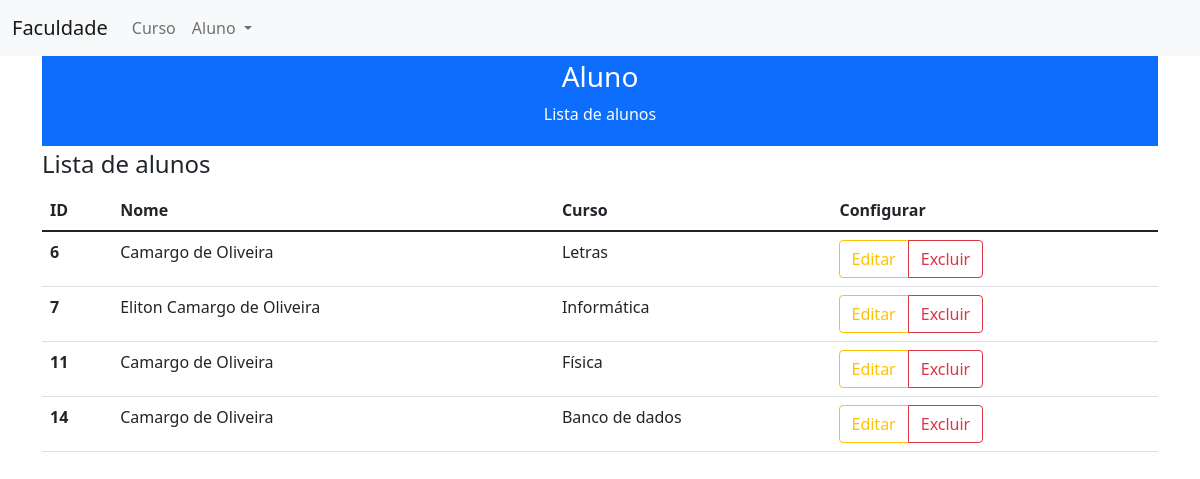
Screenshot of /?aluno=listar with the database file from the repository.
### tables this page shows
CREATE TABLE IF NOT EXISTS `aluno` (
  `id` int NOT NULL AUTO_INCREMENT,
  `nome` varchar(50) NOT NULL,
  `fk_curso` int DEFAULT NULL,
  PRIMARY KEY (`id`),
  KEY `fk_curso` (`fk_curso`)
);

CREATE TABLE IF NOT EXISTS `curso` (
  `id` int NOT NULL AUTO_INCREMENT,
  `nome` varchar(50) NOT NULL,
  PRIMARY KEY (`id`)
);

### class/Aluno.php (called while the page is built, shortened)
<?php
require_once 'Conexao.php';
class Aluno{
    public function consultarTodos(){
        $cx = new Conexao();
        $cmdSql = 'CALL p_alunoConsultarTodos();';
        $result = $cx->select($cmdSql,[]);
        if($result->rowCount()){
            return $result->fetchAll(PDO::FETCH_CLASS, 'Aluno');
        }
        return false;
    }
}

### class/Conexao.php (called while the page is built, shortened)
<?php
class Conexao {
    private function connect(){
        try {
            $pdo = new PDO('mysql:host='.HOST.';port='.PORT.';dbname='.DBNAME,USERNAME,PASSWORD);
            $pdo->setAttribute(PDO::ATTR_ERRMODE, PDO::ERRMODE_EXCEPTION);
            return $pdo;
        }catch(PDOException $error){
            $this->error = $error;
        }
    }
    public function select($cmdSql,$arrayDados){
        try{
            $result = $this->connect()->prepare($cmdSql);
            $result->execute($arrayDados);
            $countRows = $result->rowCount();
            if($countRows){
                return $result;
            }
        }catch(PDOException $error){
            $this->error = $error;
        }
        return FALSE;
    }
}

### includes/aluno/alunoListar.php (the view, shortened to what this page needs)
<?php
  require_once 'class/Aluno.php';
  $aluno = new Aluno();
  $listaDeAlunos = $aluno->consultarTodos();
?>
<div class="container-fluid p-1 bg-primary text-white text-center">
  <h3>Aluno</h3>
  <p>Lista de alunos</p>
</div>
<fieldset>
    <legend>Lista de alunos</legend>
    <table class="table">
        <thead>
            <tr>
                <th scope="col">ID</th>
                <th scope="col">Nome</th>
                <th scope="col">Curso</th>
                <th scope="col">Configurar</th>
            </tr>
        </thead>
        <tbody>
          <?php
            if($listaDeAlunos){
              foreach ($listaDeAlunos as $aluno) {
               print "
                <tr>
                  <th scope='row'>{$aluno->id}</th>
                  <td>{$aluno->nome}</td>
                  <td>{$aluno->curso}</td>
                  <td>
                  <div class='btn-group' role='group' aria-label='Basic checkbox toggle button group'>
                    <input type='checkbox' class='btn-check' id='btncheck1' autocomplete='off'>
                    <a class='btn btn-outline-warning' for='btncheck1'>Editar</a>
                    <input type='checkbox' class='btn-check' id='btncheck2' autocomplete='off'>
                    <a class='btn btn-outline-danger' for='btncheck2' href='?".$_SERVER['QUERY_STRING']."&excluir={$aluno->id}'>Excluir</a>
                  </div>
                  </td>
                </tr>
                ";
              }
            }
          ?>
        </tbody>
    </table>
</fieldset>

### index.php (shortened to what this page needs)
<!DOCTYPE html>
<html lang="pt-BTR">
<head>
    <link href="https://cdn.jsdelivr.net/npm/bootstrap@5.1.3/dist/css/bootstrap.min.css" rel="stylesheet">
</head>
<body>
    <?php
        require_once "includes/menu.php";
        require_once "includes/container_include.php";
    ?>
</body>
</html>

### includes/menu.php (shortened to what this page needs)
<nav class="navbar navbar-expand-lg navbar-light bg-light">
  <div class="container-fluid">
    <a class="navbar-brand" href="#">Faculdade</a>
    <div class="collapse navbar-collapse" id="navbarSupportedContent">
      <ul class="navbar-nav me-auto mb-2 mb-lg-0">
        <li class="nav-item">
          <a class="nav-link" href="?curso">Curso</a>
        </li>
        <li class="nav-item dropdown">
          <a class="nav-link dropdown-toggle" href="#" id="navbarDropdown" role="button" data-bs-toggle="dropdown" aria-expanded="false">
            Aluno
          </a>
        </li>
      </ul>
    </div>
  </div>
</nav>

### includes/container_include.php
<div class="container">
    <?php
        if(isset($_GET['curso']))
        {
            require_once 'curso/curso.php';
        }
        elseif(isset($_GET['aluno'])){
            $aluno = $_GET['aluno'];
            if($aluno=='cadastrar'){
                require_once 'aluno/alunoCadastrar.php';
            }
            elseif($aluno=='listar'){
                require_once 'aluno/alunoListar.php';
            }
            else{
                require_once 'aluno/alunoListar.php';
            }
        }
    ?>
</div>

### rows the page displays
aluno: id "6", nome "Camargo de Oliveira", fk_curso.nome "Letras"
aluno: id "7", nome "Eliton Camargo de Oliveira", fk_curso.nome "Informática"
aluno: id "11", nome "Camargo de Oliveira", fk_curso.nome "Física"
aluno: id "14", nome "Camargo de Oliveira", fk_curso.nome "Banco de dados"
